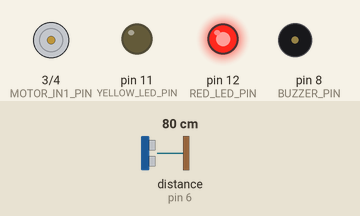
Recording of a sketch running on a simulated Arduino Uno, built with avr-gcc and run on an emulated ATmega328P. Parts: motor-driver pin pairs drawn as motors (green arrow = first pin HIGH = forward, orange = second pin HIGH = backward, longer = more drive, scaled by the enable pin), output pins drawn as LEDs (lit = HIGH), buzzer (waves = sounding). Wiring (inferred from the names in the program): ultrasonic range finder: trigger pin 7; echo pin 6. Inputs (shaded band) come from the test bench; at power-on: distance to the obstacle (sensor on pin 6) 80 cm. The echo pulse lasts 58.3 µs per cm; pins used as bus, display or sensor lines are not drawn; what the sketch prints to the serial monitor is not drawn.

Above: at 0.86 s.
1.8 s: distance to the obstacle (sensor on pin 6) set to 99 cm
5.3 s: distance to the obstacle (sensor on pin 6) set to 106 cm
At 6.28 s:
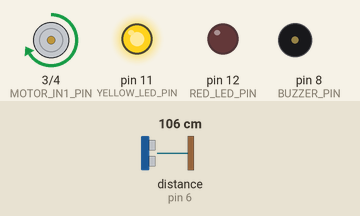
8.8 s: distance to the obstacle (sensor on pin 6) set to 200 cm
12.3 s: distance to the obstacle (sensor on pin 6) set to 207 cm
At 13.9 s:
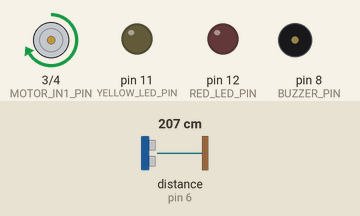
14.3 s: distance to the obstacle (sensor on pin 6) set to 2 cm
At 14.56 s:
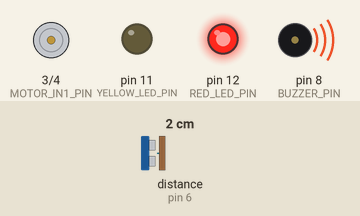
17.8 s: distance to the obstacle (sensor on pin 6) set to 120 cm
At 18.32 s:
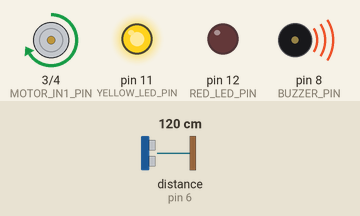
Timing chart, 0 to 22.3 s (numbered marks = the images above; inputs shaded):
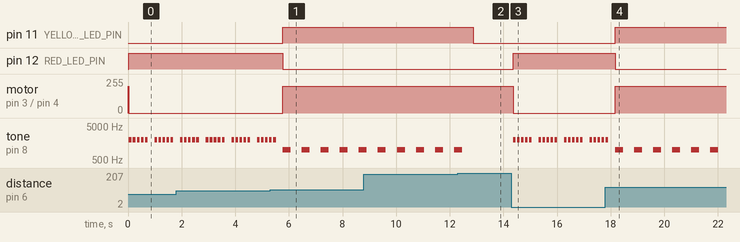

The sketch:

forklift_safety.ino
```cpp
/*
 * Week 12: Forklift Safety Alert
 *
 * Ultrasonic sensor on forklift for pedestrian detection.
 * Activates buzzer and LED when object is within 2m.
 * Stops DC motor if object is dangerously close (<1m).
 *
 * Components:
 *   - HC-SR04 Ultrasonic Sensor (Trig: pin 7, Echo: pin 6)
 *   - Piezo Buzzer (pin 8)
 *   - Red LED (pin 12)
 *   - Yellow LED (pin 11)
 *   - DC Motor via L293D H-Bridge (Enable: pin 5, IN1: pin 3, IN2: pin 4)
 *
 * Wiring:
 *   HC-SR04 VCC  → 5V
 *   HC-SR04 GND  → GND
 *   HC-SR04 Trig → Pin 7
 *   HC-SR04 Echo → Pin 6
 *   Buzzer (+)   → Pin 8
 *   Buzzer (-)   → GND
 *   Red LED      → Pin 12 (via 220Ω)
 *   Yellow LED   → Pin 11 (via 220Ω)
 *   L293D EN1    → Pin 5 (PWM)
 *   L293D IN1    → Pin 3
 *   L293D IN2    → Pin 4
 */

// ── Pin Definitions ──────────────────────────────────────────
#define TRIG_PIN       7
#define ECHO_PIN       6
#define BUZZER_PIN     8
#define RED_LED_PIN    12
#define YELLOW_LED_PIN 11
#define MOTOR_EN_PIN   5
#define MOTOR_IN1_PIN  3
#define MOTOR_IN2_PIN  4

// ── Thresholds (cm) ──────────────────────────────────────────
#define DANGER_ZONE    100   // < 1m: STOP motor, rapid buzzer
#define WARNING_ZONE   200   // < 2m: slow buzzer, yellow LED

// ── Motor speed ──────────────────────────────────────────────
#define MOTOR_SPEED    200   // PWM value (0-255)

void setup() {
    Serial.begin(9600);
    Serial.println("=== Forklift Safety Alert System ===");

    pinMode(TRIG_PIN, OUTPUT);
    pinMode(ECHO_PIN, INPUT);
    pinMode(BUZZER_PIN, OUTPUT);
    pinMode(RED_LED_PIN, OUTPUT);
    pinMode(YELLOW_LED_PIN, OUTPUT);
    pinMode(MOTOR_EN_PIN, OUTPUT);
    pinMode(MOTOR_IN1_PIN, OUTPUT);
    pinMode(MOTOR_IN2_PIN, OUTPUT);

    // Start motor forward
    startMotor();
    Serial.println("Motor running. Monitoring for obstacles...");
}

void loop() {
    long distance = measureDistance();

    Serial.print("Distance: ");
    Serial.print(distance);
    Serial.println(" cm");

    if (distance > 0 && distance < DANGER_ZONE) {
        // 🔴 DANGER — Stop motor, rapid buzzer
        stopMotor();
        digitalWrite(RED_LED_PIN, HIGH);
        digitalWrite(YELLOW_LED_PIN, LOW);

        // Rapid buzzer pattern
        for (int i = 0; i < 5; i++) {
            tone(BUZZER_PIN, 2000, 100);
            delay(150);
        }

        Serial.println("⚠️  DANGER! Object within 1m — MOTOR STOPPED!");

    } else if (distance > 0 && distance < WARNING_ZONE) {
        // 🟡 WARNING — Slow buzzer, motor continues
        startMotor();
        digitalWrite(RED_LED_PIN, LOW);
        digitalWrite(YELLOW_LED_PIN, HIGH);

        tone(BUZZER_PIN, 1000, 300);
        delay(500);

        Serial.println("⚠️  Warning: Object within 2m");

    } else {
        // 🟢 SAFE — Normal operation
        startMotor();
        digitalWrite(RED_LED_PIN, LOW);
        digitalWrite(YELLOW_LED_PIN, LOW);
        noTone(BUZZER_PIN);
    }

    delay(200);
}

long measureDistance() {
    digitalWrite(TRIG_PIN, LOW);
    delayMicroseconds(2);
    digitalWrite(TRIG_PIN, HIGH);
    delayMicroseconds(10);
    digitalWrite(TRIG_PIN, LOW);

    long duration = pulseIn(ECHO_PIN, HIGH, 30000); // 30ms timeout
    if (duration == 0) return -1; // No echo
    return duration * 0.034 / 2; // Convert to cm
}

void startMotor() {
    analogWrite(MOTOR_EN_PIN, MOTOR_SPEED);
    digitalWrite(MOTOR_IN1_PIN, HIGH);
    digitalWrite(MOTOR_IN2_PIN, LOW);
}

void stopMotor() {
    analogWrite(MOTOR_EN_PIN, 0);
    digitalWrite(MOTOR_IN1_PIN, LOW);
    digitalWrite(MOTOR_IN2_PIN, LOW);
}
```

Measured:
- the behaviour switches between 101 and 102 cm on distance to the obstacle (sensor on pin 6) (found by bisection; images 0 and 1)
- the behaviour switches between 202 and 203 cm on distance to the obstacle (sensor on pin 6) (found by bisection; images 1 and 2)
- after the input at 5.3 s, pin 11 (YELLOW_LED_PIN): LOW → HIGH after 0.48 s; pin 12 (RED_LED_PIN): HIGH → LOW after 0.48 s; motor on pin 3 (MOTOR_IN1_PIN) / pin 4 (MOTOR_IN2_PIN): stopped → forward 200/255 after 0.48 s
- after the input at 12.3 s, pin 11 (YELLOW_LED_PIN): HIGH → LOW after 0.58 s; tone on pin 8 (BUZZER_PIN): goes on until 12.5 s, then stays silent
- after the input at 14.3 s, pin 12 (RED_LED_PIN): LOW → HIGH after 0.06 s; motor on pin 3 (MOTOR_IN1_PIN) / pin 4 (MOTOR_IN2_PIN): forward 200/255 → stopped after 0.06 s; tone on pin 8 (BUZZER_PIN): silent → 2000 Hz after 0.06 s, then repeats every 0.95 s: 4 × (silent 0.05 s, 2000 Hz 0.10 s), silent 0.25 s, 2000 Hz 0.10 s
- after the input at 17.8 s, pin 11 (YELLOW_LED_PIN): LOW → HIGH after 0.37 s; pin 12 (RED_LED_PIN): HIGH → LOW after 0.37 s; motor on pin 3 (MOTOR_IN1_PIN) / pin 4 (MOTOR_IN2_PIN): stopped → forward 200/255 after 0.37 s
- by itself, tone on pin 8 (BUZZER_PIN): alternates 1000 Hz for 0.30 s and silent for 0.41 s
